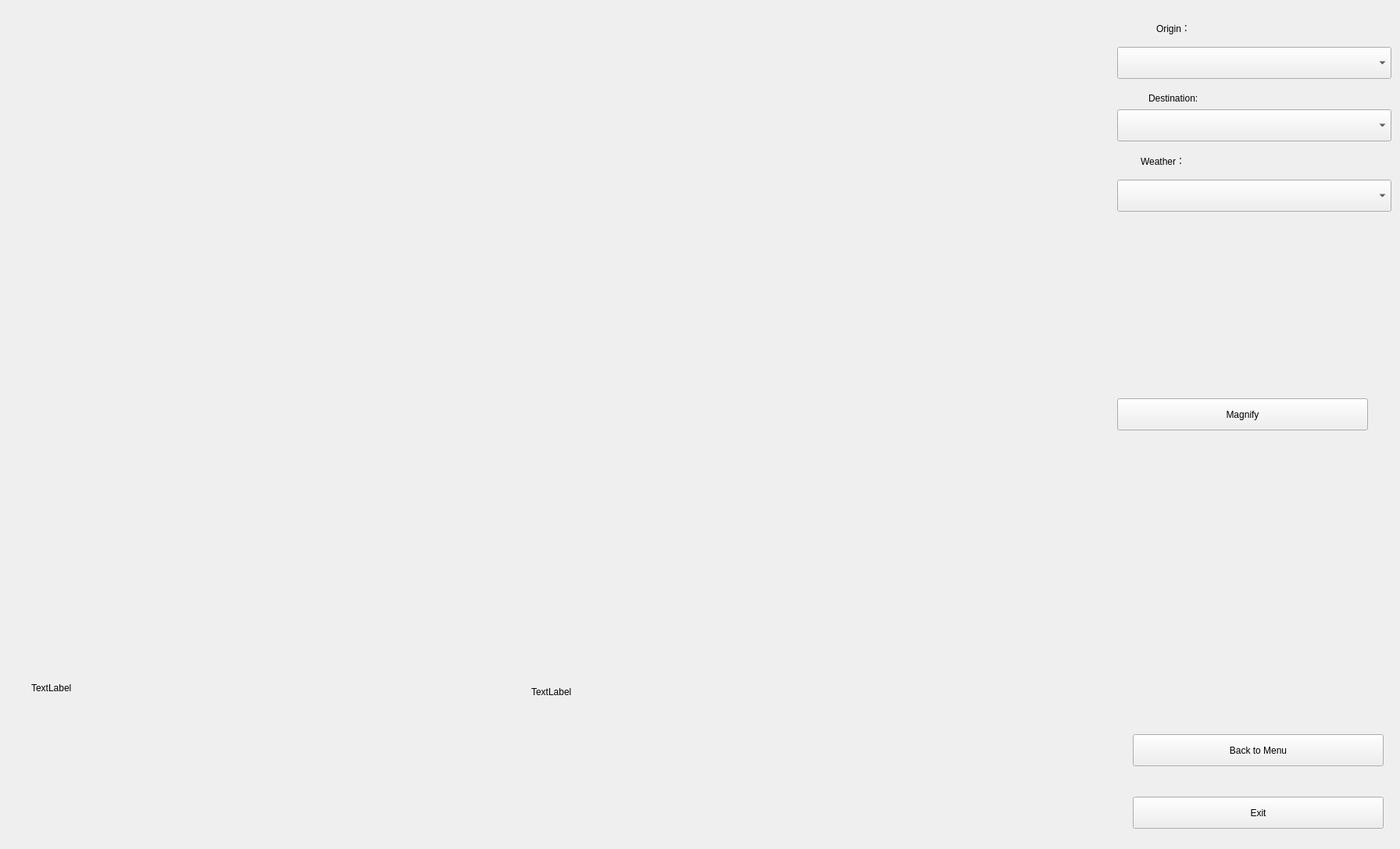
<?xml version="1.0" encoding="UTF-8"?>
<ui version="4.0">
 <class>FmapWidget</class>
 <widget class="QWidget" name="FmapWidget">
  <property name="geometry">
   <rect>
    <x>0</x>
    <y>0</y>
    <width>1792</width>
    <height>1087</height>
   </rect>
  </property>
  <property name="minimumSize">
   <size>
    <width>1792</width>
    <height>1087</height>
   </size>
  </property>
  <property name="maximumSize">
   <size>
    <width>1792</width>
    <height>1087</height>
   </size>
  </property>
  <property name="windowTitle">
   <string>Form</string>
  </property>
  <widget class="QComboBox" name="BoxStart">
   <property name="geometry">
    <rect>
     <x>1430</x>
     <y>60</y>
     <width>351</width>
     <height>41</height>
    </rect>
   </property>
   <item>
    <property name="text">
     <string/>
    </property>
   </item>
   <item>
    <property name="text">
     <string>地铁站</string>
    </property>
   </item>
   <item>
    <property name="text">
     <string>北门</string>
    </property>
   </item>
   <item>
    <property name="text">
     <string>校医院</string>
    </property>
   </item>
   <item>
    <property name="text">
     <string>乐乎新楼</string>
    </property>
   </item>
   <item>
    <property name="text">
     <string>尔美食堂</string>
    </property>
   </item>
   <item>
    <property name="text">
     <string>风雨棚操场</string>
    </property>
   </item>
   <item>
    <property name="text">
     <string>音乐学院</string>
    </property>
   </item>
   <item>
    <property name="text">
     <string>网球馆</string>
    </property>
   </item>
   <item>
    <property name="text">
     <string>游泳馆</string>
    </property>
   </item>
   <item>
    <property name="text">
     <string>玄陵网球馆</string>
    </property>
   </item>
   <item>
    <property name="text">
     <string>体育馆</string>
    </property>
   </item>
   <item>
    <property name="text">
     <string>伟长楼</string>
    </property>
   </item>
   <item>
    <property name="text">
     <string>通信楼</string>
    </property>
   </item>
   <item>
    <property name="text">
     <string>通信实验楼</string>
    </property>
   </item>
   <item>
    <property name="text">
     <string>水秀楼</string>
    </property>
   </item>
   <item>
    <property name="text">
     <string>钱伟长图书馆</string>
    </property>
   </item>
   <item>
    <property name="text">
     <string>东区食堂</string>
    </property>
   </item>
   <item>
    <property name="text">
     <string>经管楼</string>
    </property>
   </item>
   <item>
    <property name="text">
     <string>生科楼</string>
    </property>
   </item>
   <item>
    <property name="text">
     <string>H楼</string>
    </property>
   </item>
   <item>
    <property name="text">
     <string>美术学院</string>
    </property>
   </item>
   <item>
    <property name="text">
     <string>南门</string>
    </property>
   </item>
   <item>
    <property name="text">
     <string>行政楼</string>
    </property>
   </item>
   <item>
    <property name="text">
     <string>B504</string>
    </property>
   </item>
   <item>
    <property name="text">
     <string>B楼</string>
    </property>
   </item>
   <item>
    <property name="text">
     <string>D楼</string>
    </property>
   </item>
   <item>
    <property name="text">
     <string>J楼</string>
    </property>
   </item>
   <item>
    <property name="text">
     <string>音乐广场</string>
    </property>
   </item>
   <item>
    <property name="text">
     <string>下沉式广场</string>
    </property>
   </item>
   <item>
    <property name="text">
     <string>图书馆</string>
    </property>
   </item>
   <item>
    <property name="text">
     <string>南区食堂</string>
    </property>
   </item>
   <item>
    <property name="text">
     <string>小南门</string>
    </property>
   </item>
   <item>
    <property name="text">
     <string>后勤基地</string>
    </property>
   </item>
   <item>
    <property name="text">
     <string>I区篮球场</string>
    </property>
   </item>
   <item>
    <property name="text">
     <string>中心花园</string>
    </property>
   </item>
   <item>
    <property name="text">
     <string>1号楼</string>
    </property>
   </item>
   <item>
    <property name="text">
     <string>I区足球场</string>
    </property>
   </item>
   <item>
    <property name="text">
     <string>教育超市</string>
    </property>
   </item>
   <item>
    <property name="text">
     <string>S1楼</string>
    </property>
   </item>
   <item>
    <property name="text">
     <string>快递点</string>
    </property>
   </item>
   <item>
    <property name="text">
     <string>社区学院</string>
    </property>
   </item>
   <item>
    <property name="text">
     <string>新世纪门口</string>
    </property>
   </item>
   <item>
    <property name="text">
     <string>西门</string>
    </property>
   </item>
   <item>
    <property name="text">
     <string>西门球场</string>
    </property>
   </item>
   <item>
    <property name="text">
     <string>上大浴室</string>
    </property>
   </item>
   <item>
    <property name="text">
     <string>益新食堂</string>
    </property>
   </item>
   <item>
    <property name="text">
     <string>山明食堂</string>
    </property>
   </item>
   <item>
    <property name="text">
     <string>打印店</string>
    </property>
   </item>
   <item>
    <property name="text">
     <string>动物园</string>
    </property>
   </item>
   <item>
    <property name="text">
     <string>鸿基广场</string>
    </property>
   </item>
  </widget>
  <widget class="QPushButton" name="fsBtn">
   <property name="geometry">
    <rect>
     <x>1430</x>
     <y>510</y>
     <width>321</width>
     <height>41</height>
    </rect>
   </property>
   <property name="text">
    <string>Magnify</string>
   </property>
  </widget>
  <widget class="QPushButton" name="tcBtn">
   <property name="geometry">
    <rect>
     <x>1450</x>
     <y>1020</y>
     <width>321</width>
     <height>41</height>
    </rect>
   </property>
   <property name="text">
    <string>Exit</string>
   </property>
  </widget>
  <widget class="QPushButton" name="remenu">
   <property name="geometry">
    <rect>
     <x>1450</x>
     <y>940</y>
     <width>321</width>
     <height>41</height>
    </rect>
   </property>
   <property name="text">
    <string>Back to Menu</string>
   </property>
  </widget>
  <widget class="QComboBox" name="BoxFinal">
   <property name="geometry">
    <rect>
     <x>1430</x>
     <y>140</y>
     <width>351</width>
     <height>41</height>
    </rect>
   </property>
   <item>
    <property name="text">
     <string/>
    </property>
   </item>
   <item>
    <property name="text">
     <string>地铁站</string>
    </property>
   </item>
   <item>
    <property name="text">
     <string>北门</string>
    </property>
   </item>
   <item>
    <property name="text">
     <string>校医院</string>
    </property>
   </item>
   <item>
    <property name="text">
     <string>乐乎新楼</string>
    </property>
   </item>
   <item>
    <property name="text">
     <string>尔美食堂</string>
    </property>
   </item>
   <item>
    <property name="text">
     <string>风雨棚操场</string>
    </property>
   </item>
   <item>
    <property name="text">
     <string>音乐学院</string>
    </property>
   </item>
   <item>
    <property name="text">
     <string>网球馆</string>
    </property>
   </item>
   <item>
    <property name="text">
     <string>游泳馆</string>
    </property>
   </item>
   <item>
    <property name="text">
     <string>玄陵网球馆</string>
    </property>
   </item>
   <item>
    <property name="text">
     <string>体育馆</string>
    </property>
   </item>
   <item>
    <property name="text">
     <string>伟长楼</string>
    </property>
   </item>
   <item>
    <property name="text">
     <string>通信楼</string>
    </property>
   </item>
   <item>
    <property name="text">
     <string>通信实验楼</string>
    </property>
   </item>
   <item>
    <property name="text">
     <string>水秀楼</string>
    </property>
   </item>
   <item>
    <property name="text">
     <string>钱伟长图书馆</string>
    </property>
   </item>
   <item>
    <property name="text">
     <string>东区食堂</string>
    </property>
   </item>
   <item>
    <property name="text">
     <string>经管楼</string>
    </property>
   </item>
   <item>
    <property name="text">
     <string>生科楼</string>
    </property>
   </item>
   <item>
    <property name="text">
     <string>H楼</string>
    </property>
   </item>
   <item>
    <property name="text">
     <string>美术学院</string>
    </property>
   </item>
   <item>
    <property name="text">
     <string>南门</string>
    </property>
   </item>
   <item>
    <property name="text">
     <string>行政楼</string>
    </property>
   </item>
   <item>
    <property name="text">
     <string>B504</string>
    </property>
   </item>
   <item>
    <property name="text">
     <string>B楼</string>
    </property>
   </item>
   <item>
    <property name="text">
     <string>D楼</string>
    </property>
   </item>
   <item>
    <property name="text">
     <string>J楼</string>
    </property>
   </item>
   <item>
    <property name="text">
     <string>音乐广场</string>
    </property>
   </item>
   <item>
    <property name="text">
     <string>下沉式广场</string>
    </property>
   </item>
   <item>
    <property name="text">
     <string>图书馆</string>
    </property>
   </item>
   <item>
    <property name="text">
     <string>南区食堂</string>
    </property>
   </item>
   <item>
    <property name="text">
     <string>小南门</string>
    </property>
   </item>
   <item>
    <property name="text">
     <string>后勤基地</string>
    </property>
   </item>
   <item>
    <property name="text">
     <string>I区篮球场</string>
    </property>
   </item>
   <item>
    <property name="text">
     <string>中心花园</string>
    </property>
   </item>
   <item>
    <property name="text">
     <string>1号楼</string>
    </property>
   </item>
   <item>
    <property name="text">
     <string>I区足球场</string>
    </property>
   </item>
   <item>
    <property name="text">
     <string>教育超市</string>
    </property>
   </item>
   <item>
    <property name="text">
     <string>S1楼</string>
    </property>
   </item>
   <item>
    <property name="text">
     <string>快递点</string>
    </property>
   </item>
   <item>
    <property name="text">
     <string>社区学院</string>
    </property>
   </item>
   <item>
    <property name="text">
     <string>新世纪门口</string>
    </property>
   </item>
   <item>
    <property name="text">
     <string>西门</string>
    </property>
   </item>
   <item>
    <property name="text">
     <string>西门球场</string>
    </property>
   </item>
   <item>
    <property name="text">
     <string>上大浴室</string>
    </property>
   </item>
   <item>
    <property name="text">
     <string>益新食堂</string>
    </property>
   </item>
   <item>
    <property name="text">
     <string>山明食堂</string>
    </property>
   </item>
   <item>
    <property name="text">
     <string>打印店</string>
    </property>
   </item>
   <item>
    <property name="text">
     <string>动物园</string>
    </property>
   </item>
   <item>
    <property name="text">
     <string>鸿基广场</string>
    </property>
   </item>
  </widget>
  <widget class="QLabel" name="startlabel">
   <property name="geometry">
    <rect>
     <x>1480</x>
     <y>20</y>
     <width>151</width>
     <height>31</height>
    </rect>
   </property>
   <property name="text">
    <string>Origin：</string>
   </property>
  </widget>
  <widget class="QLabel" name="finallabel">
   <property name="geometry">
    <rect>
     <x>1470</x>
     <y>110</y>
     <width>161</width>
     <height>31</height>
    </rect>
   </property>
   <property name="text">
    <string>Destination:</string>
   </property>
  </widget>
  <widget class="QLabel" name="lbuxing">
   <property name="geometry">
    <rect>
     <x>680</x>
     <y>850</y>
     <width>611</width>
     <height>71</height>
    </rect>
   </property>
   <property name="text">
    <string>TextLabel</string>
   </property>
  </widget>
  <widget class="QLabel" name="lqixing">
   <property name="geometry">
    <rect>
     <x>40</x>
     <y>840</y>
     <width>551</width>
     <height>81</height>
    </rect>
   </property>
   <property name="text">
    <string>TextLabel</string>
   </property>
  </widget>
  <widget class="QLabel" name="label">
   <property name="geometry">
    <rect>
     <x>1460</x>
     <y>190</y>
     <width>151</width>
     <height>31</height>
    </rect>
   </property>
   <property name="text">
    <string>Weather：</string>
   </property>
  </widget>
  <widget class="QComboBox" name="comboBox">
   <property name="geometry">
    <rect>
     <x>1430</x>
     <y>230</y>
     <width>351</width>
     <height>41</height>
    </rect>
   </property>
   <item>
    <property name="text">
     <string/>
    </property>
   </item>
   <item>
    <property name="text">
     <string>晴天</string>
    </property>
   </item>
   <item>
    <property name="text">
     <string>雨天</string>
    </property>
   </item>
  </widget>
 </widget>
 <resources/>
 <connections/>
</ui>
